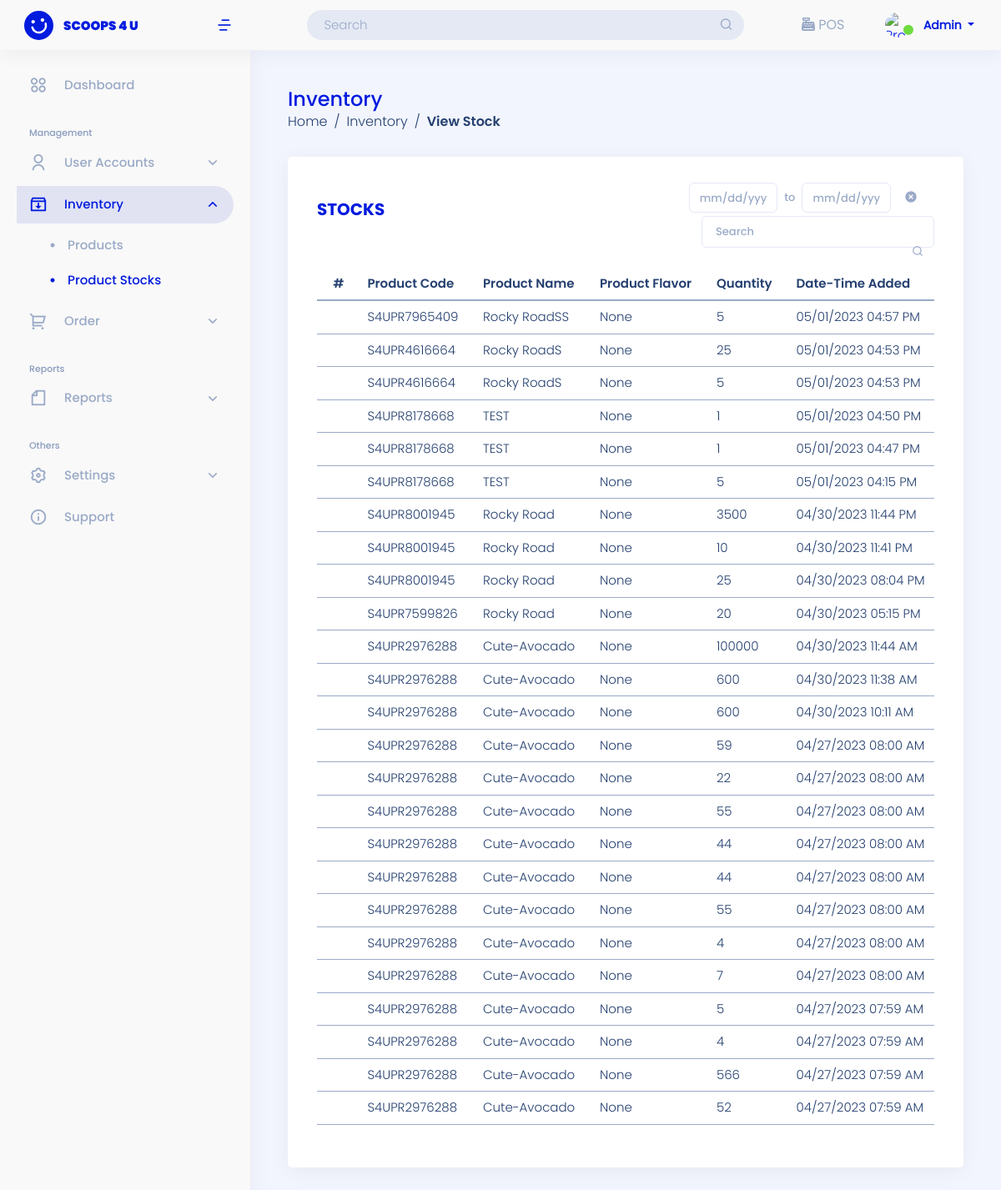
The app's page /user-site/view-inventory/ (signed in), older data.
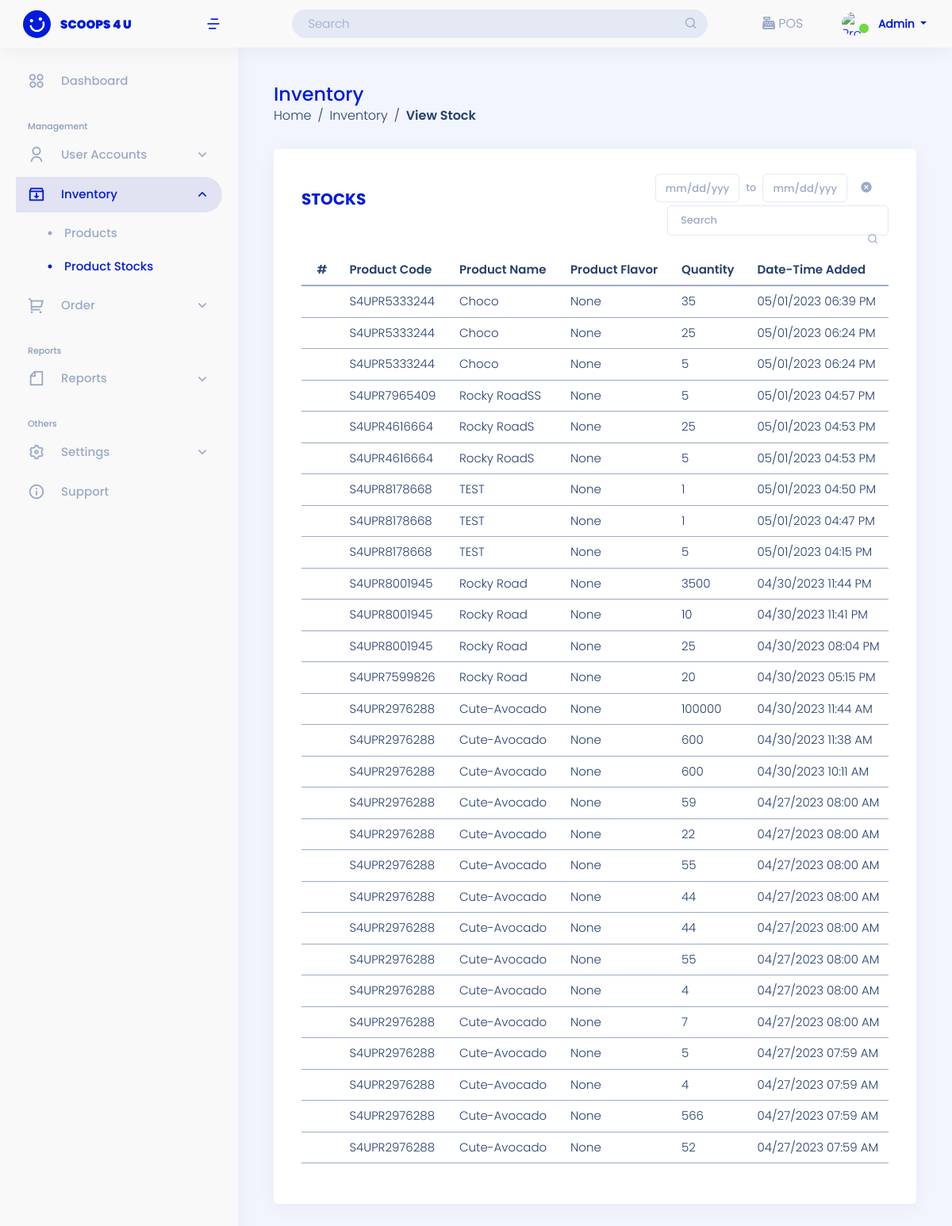
The same page, newer data.
### admin_site/models.py (models this page shows, shortened)
class By_Batch(models.Model):
    product_code = models.CharField( max_length=200, null=True,verbose_name='Product Code')
    product_name = models.CharField( max_length=200, null=True,verbose_name='Product Name')
    product_flavor = models.CharField( max_length=200, null=True, verbose_name='Product Flavor')
    product_batch =  models.CharField(max_length=200, null=True, verbose_name='Batch Number')
    product_quantity =  models.IntegerField(null=True,  verbose_name='Quantity')
    product_expired =  models.DateField( null=True, verbose_name='Expiration Date')
    created_at =models.DateTimeField(default=timezone.now,  verbose_name='created')

### admin_site/views.py (the view)
# urls.py: path('view-inventory/', views.view_inventory, name='view_inventory'),
@login_required(login_url='landing_page:login')
def view_inventory(request):
    list_inventory = By_Batch.objects.all().order_by('-id')
    context = {
        'list_inventory':list_inventory,
        'sidebar' : 'stocks'
    }
    return render(request, 'admin_site/inventory/view.html', context)

### templates/admin_site/inventory/view.html (shortened to what the changed rows need)
{% extends 'admin_site/base.html' %}
{% block content %}
<main id="main" class="main mt-5">
    <div class="pagetitle">
        <h1>Inventory</h1>
    </div>
    <section class="section">
        <div class="row">
            <div class="col-lg-12">
                <div class="card">
                    <div class="card-body mt-3">
                            {% if list_inventory %}
                            <div class="table-responsive">
                                <table id="tableView" class="table table-hover" style="width: 100%">
                                    <thead>
                                        <tr>
                                            <th scope="col">#</th>
                                            <th scope="col">Product Code</th>
                                            <th scope="col">Product Name</th>
                                            <th scope="col">Product Flavor</th>
                                            <th scope="col">Quantity</th>
                                            <th scope="col">Date-Time Added</th>
                                        </tr>
                                    </thead>
                                    <tbody>
                                        {% for list in  list_inventory %}
                                        <tr>
                                            <td class="num-row"></td>
                                            <td class="text-decoration-none">{{ list.product_code }}</td>
                                            <td style="text-transform: capitalize;">{{ list.product_name }}</td>
                                            <td style="text-transform: capitalize;">{{ list.product_flavor }}</td>
                                            <td>{{ list.product_quantity }}</td>
                                            <td>{{ list.created_at|date:"m/d/Y h:i A" }}</td>
                                        </tr>
                                        {% endfor %}
                                    </tbody>
                                </table>
                            </div>
                        {% endif %}
                    </div>
                </div>
            </div>
        </div>
    </section>
</main>
{% endblock content %}

Row changes from the older to the newer data that the page shows:
added By_Batch: product_code "S4UPR5333244", product_name "Choco", product_flavor "None", product_quantity "35", created_at "05/01/2023 06:39 PM"
added By_Batch: product_code "S4UPR5333244", product_name "Choco", product_flavor "None", product_quantity "25", created_at "05/01/2023 06:24 PM"
added By_Batch: product_code "S4UPR5333244", product_name "Choco", product_flavor "None", product_quantity "5", created_at "05/01/2023 06:24 PM"
